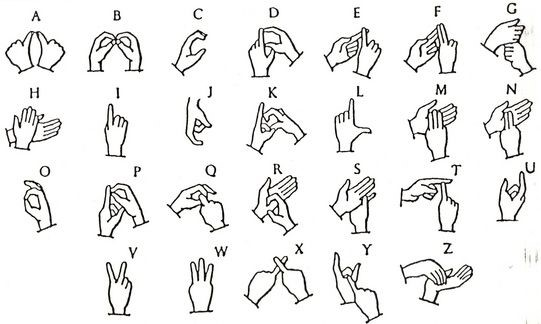
#> input picture Pictures/Signs.jpg, 541 x 324 px, given in place of the camera
$ python collect-data.py
#> lines starting #> are read from the running program, lines starting #| are printed output that depends on the picture; after the words box and inside, x2 and y2 are one past the last pixel; in counts of white or black regions, pixels touching at a corner belong together
import os
import string
import cv2

# Create the directory structure
if not os.path.exists("C:/Users/User/OneDrive/Desktop/Sign-Language-to-Text/data"):
    os.makedirs("C:/Users/User/OneDrive/Desktop/Sign-Language-to-Text/data")
if not os.path.exists("C:/Users/User/OneDrive/Desktop/Sign-Language-to-Text/data/train"):
    os.makedirs("C:/Users/User/OneDrive/Desktop/Sign-Language-to-Text/data/train")
if not os.path.exists("C:/Users/User/OneDrive/Desktop/Sign-Language-to-Text/data/test"):
    os.makedirs("C:/Users/User/OneDrive/Desktop/Sign-Language-to-Text/data/test")
for i in range(10):
    if not os.path.exists("C:/Users/User/OneDrive/Desktop/Sign-Language-to-Text/data/train/" + str(i)):
        os.makedirs("C:/Users/User/OneDrive/Desktop/Sign-Language-to-Text/data/train/" + str(i))
    if not os.path.exists("C:/Users/User/OneDrive/Desktop/Sign-Language-to-Text/data/test/" + str(i)):
        os.makedirs("C:/Users/User/OneDrive/Desktop/Sign-Language-to-Text/data/test/" + str(i))

for i in string.ascii_uppercase:
    if not os.path.exists("C:/Users/User/OneDrive/Desktop/Sign-Language-to-Text/data/train/" + i):
        os.makedirs("C:/Users/User/OneDrive/Desktop/Sign-Language-to-Text/data/train/" + i)
    if not os.path.exists("C:/Users/User/OneDrive/Desktop/Sign-Language-to-Text/data/test/" + i):
        os.makedirs("C:/Users/User/OneDrive/Desktop/Sign-Language-to-Text/data/test/" + i)

# Train or test
mode = 'train'
directory = 'C:/Users/User/OneDrive/Desktop/Sign-Language-to-Text/data/' + mode + '/'
minValue = 70

cap = cv2.VideoCapture(0)
interrupt = -1

while True:
    _, frame = cap.read()
#> frame is the input picture: shape (324, 541, 3); mean B, G, R 237.8, 238.4, 238.4
    # Simulating mirror image
    frame = cv2.flip(frame, 1)
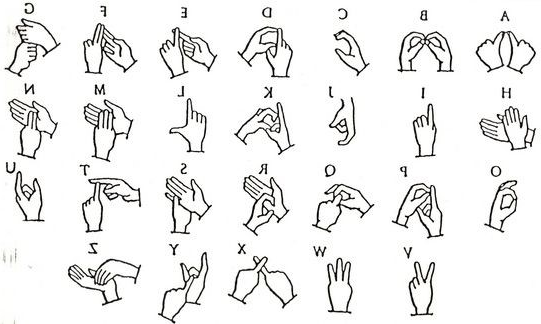
#> frame: shape (324, 541, 3); mean B, G, R 237.8, 238.4, 238.4

    # Getting count of existing images
    count = {
        '0': len(os.listdir(directory + "/0")),
        '1': len(os.listdir(directory + "/1")),
        '2': len(os.listdir(directory + "/2")),
        '3': len(os.listdir(directory + "/3")),
        '4': len(os.listdir(directory + "/4")),
        '5': len(os.listdir(directory + "/5")),
        '6': len(os.listdir(directory + "/6")),
        '7': len(os.listdir(directory + "/7")),
        '8': len(os.listdir(directory + "/8")),
        '9': len(os.listdir(directory + "/9")),
        'a': len(os.listdir(directory + "/A")),
        'b': len(os.listdir(directory + "/B")),
        'c': len(os.listdir(directory + "/C")),
        'd': len(os.listdir(directory + "/D")),
        'e': len(os.listdir(directory + "/E")),
        'f': len(os.listdir(directory + "/F")),
        'g': len(os.listdir(directory + "/G")),
        'h': len(os.listdir(directory + "/H")),
        'i': len(os.listdir(directory + "/I")),
        'j': len(os.listdir(directory + "/J")),
        'k': len(os.listdir(directory + "/K")),
        'l': len(os.listdir(directory + "/L")),
        'm': len(os.listdir(directory + "/M")),
        'n': len(os.listdir(directory + "/N")),
        'o': len(os.listdir(directory + "/O")),
        'p': len(os.listdir(directory + "/P")),
        'q': len(os.listdir(directory + "/Q")),
        'r': len(os.listdir(directory + "/R")),
        's': len(os.listdir(directory + "/S")),
        't': len(os.listdir(directory + "/T")),
        'u': len(os.listdir(directory + "/U")),
        'v': len(os.listdir(directory + "/V")),
        'w': len(os.listdir(directory + "/W")),
        'x': len(os.listdir(directory + "/X")),
        'y': len(os.listdir(directory + "/Y")),
        'z': len(os.listdir(directory + "/Z"))
    }

    # Printing the count in each set to the screen
    # cv2.putText(frame, "MODE : "+mode, (10, 50), cv2.FONT_HERSHEY_PLAIN, 1, (0,255,255), 1)
    # cv2.putText(frame, "IMAGE COUNT", (10, ), cv2.FONT_HERSHEY_PLAIN, 1, (0,255,255), 1)
    '''cv2.putText(frame, "0 : " + str(count['0']), (10, 70), cv2.FONT_HERSHEY_PLAIN, 1, (0, 255, 255), 1)
    cv2.putText(frame, "1 : " + str(count['1']), (10, 80), cv2.FONT_HERSHEY_PLAIN, 1, (0, 255, 255), 1)
    cv2.putText(frame, "2 : " + str(count['2']), (10, 90), cv2.FONT_HERSHEY_PLAIN, 1, (0, 255, 255), 1)
    cv2.putText(frame, "3 : " + str(count['3']), (10, 180), cv2.FONT_HERSHEY_PLAIN, 1, (0, 255, 255), 1)
    cv2.putText(frame, "4 : " + str(count['4']), (10, 200), cv2.FONT_HERSHEY_PLAIN, 1, (0, 255, 255), 1)
    cv2.putText(frame, "5 : " + str(count['5']), (10, 220), cv2.FONT_HERSHEY_PLAIN, 1, (0, 255, 255), 1)
    cv2.putText(frame, "6 : " + str(count['6']), (10, 230), cv2.FONT_HERSHEY_PLAIN, 1, (0, 255, 255), 1)
    cv2.putText(frame, "7 : " + str(count['7']), (10, 230), cv2.FONT_HERSHEY_PLAIN, 1, (0, 255, 255), 1)
    cv2.putText(frame, "8 : " + str(count['8']), (10, 230), cv2.FONT_HERSHEY_PLAIN, 1, (0, 255, 255), 1)
    cv2.putText(frame, "9 : " + str(count['9']), (10, 230), cv2.FONT_HERSHEY_PLAIN, 1, (0, 255, 255), 1)
    cv2.putText(frame, "a : " + str(count['a']), (10, 100), cv2.FONT_HERSHEY_PLAIN, 1, (0, 255, 255), 1)
    cv2.putText(frame, "b : " + str(count['b']), (10, 110), cv2.FONT_HERSHEY_PLAIN, 1, (0, 255, 255), 1)
    cv2.putText(frame, "c : " + str(count['c']), (10, 120), cv2.FONT_HERSHEY_PLAIN, 1, (0, 255, 255), 1)
    cv2.putText(frame, "d : " + str(count['d']), (10, 130), cv2.FONT_HERSHEY_PLAIN, 1, (0, 255, 255), 1)
    cv2.putText(frame, "e : " + str(count['e']), (10, 140), cv2.FONT_HERSHEY_PLAIN, 1, (0, 255, 255), 1)
    cv2.putText(frame, "f : " + str(count['f']), (10, 150), cv2.FONT_HERSHEY_PLAIN, 1, (0, 255, 255), 1)
    cv2.putText(frame, "g : " + str(count['g']), (10, 160), cv2.FONT_HERSHEY_PLAIN, 1, (0, 255, 255), 1)
    cv2.putText(frame, "h : " + str(count['h']), (10, 170), cv2.FONT_HERSHEY_PLAIN, 1, (0, 255, 255), 1)
    cv2.putText(frame, "i : " + str(count['i']), (10, 180), cv2.FONT_HERSHEY_PLAIN, 1, (0, 255, 255), 1)
    cv2.putText(frame, "k : " + str(count['k']), (10, 190), cv2.FONT_HERSHEY_PLAIN, 1, (0, 255, 255), 1)
    cv2.putText(frame, "l : " + str(count['l']), (10, 200), cv2.FONT_HERSHEY_PLAIN, 1, (0, 255, 255), 1)
    cv2.putText(frame, "m : " + str(count['m']), (10, 210), cv2.FONT_HERSHEY_PLAIN, 1, (0, 255, 255), 1)
    cv2.putText(frame, "n : " + str(count['n']), (10, 220), cv2.FONT_HERSHEY_PLAIN, 1, (0, 255, 255), 1)
    cv2.putText(frame, "o : " + str(count['o']), (10, 230), cv2.FONT_HERSHEY_PLAIN, 1, (0, 255, 255), 1)
    cv2.putText(frame, "p : " + str(count['p']), (10, 240), cv2.FONT_HERSHEY_PLAIN, 1, (0, 255, 255), 1)
    cv2.putText(frame, "q : " + str(count['q']), (10, 250), cv2.FONT_HERSHEY_PLAIN, 1, (0, 255, 255), 1)
    cv2.putText(frame, "r : " + str(count['r']), (10, 260), cv2.FONT_HERSHEY_PLAIN, 1, (0, 255, 255), 1)
    cv2.putText(frame, "s : " + str(count['s']), (10, 270), cv2.FONT_HERSHEY_PLAIN, 1, (0, 255, 255), 1)
    cv2.putText(frame, "t : " + str(count['t']), (10, 280), cv2.FONT_HERSHEY_PLAIN, 1, (0, 255, 255), 1)
    cv2.putText(frame, "u : " + str(count['u']), (10, 290), cv2.FONT_HERSHEY_PLAIN, 1, (0, 255, 255), 1)
    cv2.putText(frame, "v : " + str(count['v']), (10, 300), cv2.FONT_HERSHEY_PLAIN, 1, (0, 255, 255), 1)
    cv2.putText(frame, "w : " + str(count['w']), (10, 310), cv2.FONT_HERSHEY_PLAIN, 1, (0, 255, 255), 1)
    cv2.putText(frame, "x : " + str(count['x']), (10, 320), cv2.FONT_HERSHEY_PLAIN, 1, (0, 255, 255), 1)
    cv2.putText(frame, "y : " + str(count['y']), (10, 330), cv2.FONT_HERSHEY_PLAIN, 1, (0, 255, 255), 1)
    cv2.putText(frame, "z : " + str(count['z']), (10, 340), cv2.FONT_HERSHEY_PLAIN, 1, (0, 255, 255), 1)'''
    # Coordinates of the ROI
    x1 = int(0.5 * frame.shape[1])
#> x1 = 270
    y1 = 10
    x2 = frame.shape[1] - 10
#> x2 = 531
    y2 = int(0.5 * frame.shape[1])
#> y2 = 270
    # Drawing the ROI
    # The increment/decrement by 1 is to compensate for the bounding box
    cv2.rectangle(frame, (220 - 1, 9), (620 + 1, 419), (255, 0, 0), 1)
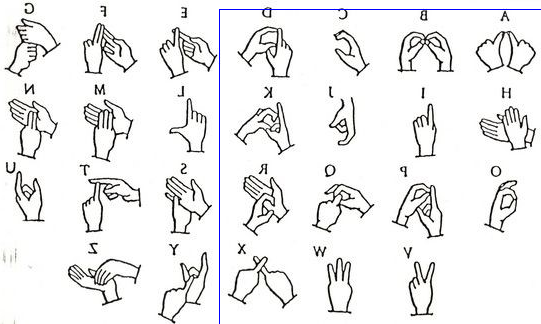
#> frame: shape (324, 541, 3); 0.36% of pixels changed, all inside (x1, y1, x2, y2) = (219, 9, 541, 324)
    # Extracting the ROI
    roi = frame[10:410, 220:520]
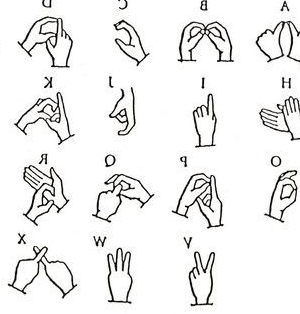
#> roi: shape (314, 300, 3); mean B, G, R 238.2, 238.7, 238.8
    #    roi = cv2.resize(roi, (64, 64))

    cv2.imshow("Frame", frame)
    gray = cv2.cvtColor(roi, cv2.COLOR_BGR2GRAY)

    blur = cv2.GaussianBlur(gray, (5, 5), 2)
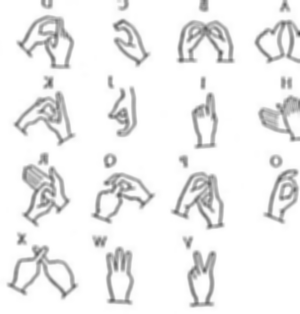
#> blur: shape (314, 300); min 75, max 255, mean 238.7
    # #blur = cv2.bilateralFilter(roi,9,75,75)

    th3 = cv2.adaptiveThreshold(blur, 255, cv2.ADAPTIVE_THRESH_GAUSSIAN_C, cv2.THRESH_BINARY_INV, 11, 2)
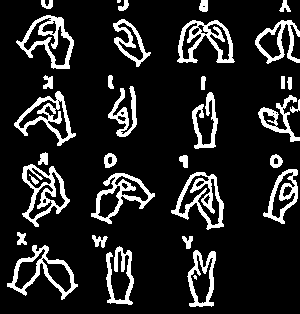
#> th3: shape (314, 300); 14.1% white; 35 white regions (2 under 20 px), largest, box (x1, y1, x2, y2) and area: (171, 172, 224, 230) 1052, (22, 164, 70, 227) 1011, (177, 20, 235, 63) 1010
    ret, test_image = cv2.threshold(th3, minValue, 255, cv2.THRESH_BINARY_INV + cv2.THRESH_OTSU)
#> ret = 0
    # time.sleep(5)
    # cv2.imwrite("/home/rc/Downloads/soe/im1.jpg", roi)
    # test_image = func("/home/rc/Downloads/soe/im1.jpg")

    test_image = cv2.resize(test_image, (600, 400))
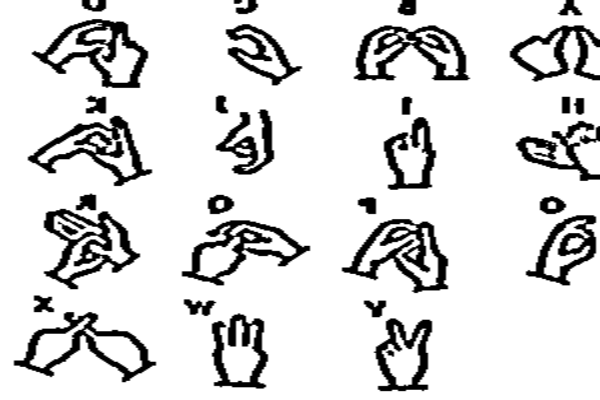
#> test_image: shape (400, 600); min 0, max 255, mean 219
    cv2.imshow("test", test_image)

    # [18 lines of commented-out code are left out]
    interrupt = cv2.waitKey(10)
#> (key e is pressed here)
    if interrupt & 0xFF == 27:  # esc key
        break
    if interrupt & 0xFF == ord('0'):
        cv2.imwrite(directory + '0/' + str(count['0']) + '.jpg', roi)
    if interrupt & 0xFF == ord('1'):
        cv2.imwrite(directory + '1/' + str(count['1']) + '.jpg', roi)
    if interrupt & 0xFF == ord('2'):
        cv2.imwrite(directory + '2/' + str(count['2']) + '.jpg', roi)
    if interrupt & 0xFF == ord('3'):
        cv2.imwrite(directory + '3/' + str(count['3']) + '.jpg', roi)
    if interrupt & 0xFF == ord('4'):
        cv2.imwrite(directory + '4/' + str(count['4']) + '.jpg', roi)
    if interrupt & 0xFF == ord('5'):
        cv2.imwrite(directory + '5/' + str(count['5']) + '.jpg', roi)
    if interrupt & 0xFF == ord('6'):
        cv2.imwrite(directory + '6/' + str(count['6']) + '.jpg', roi)
    if interrupt & 0xFF == ord('7'):
        cv2.imwrite(directory + '7/' + str(count['7']) + '.jpg', roi)
    if interrupt & 0xFF == ord('8'):
        cv2.imwrite(directory + '8/' + str(count['8']) + '.jpg', roi)
    if interrupt & 0xFF == ord('9'):
        cv2.imwrite(directory + '9/' + str(count['9']) + '.jpg', roi)
    if interrupt & 0xFF == ord('a'):
        cv2.imwrite(directory + 'A/' + str(count['a']) + '.jpg', roi)
    if interrupt & 0xFF == ord('b'):
        cv2.imwrite(directory + 'B/' + str(count['b']) + '.jpg', roi)
    if interrupt & 0xFF == ord('c'):
        cv2.imwrite(directory + 'C/' + str(count['c']) + '.jpg', roi)
    if interrupt & 0xFF == ord('d'):
        cv2.imwrite(directory + 'D/' + str(count['d']) + '.jpg', roi)
    if interrupt & 0xFF == ord('e'):
        cv2.imwrite(directory + 'E/' + str(count['e']) + '.jpg', roi)
    if interrupt & 0xFF == ord('f'):
        cv2.imwrite(directory + 'F/' + str(count['f']) + '.jpg', roi)
    if interrupt & 0xFF == ord('g'):
        cv2.imwrite(directory + 'G/' + str(count['g']) + '.jpg', roi)
    if interrupt & 0xFF == ord('h'):
        cv2.imwrite(directory + 'H/' + str(count['h']) + '.jpg', roi)
    if interrupt & 0xFF == ord('i'):
        cv2.imwrite(directory + 'I/' + str(count['i']) + '.jpg', roi)
    if interrupt & 0xFF == ord('j'):
        cv2.imwrite(directory + 'J/' + str(count['j']) + '.jpg', roi)
    if interrupt & 0xFF == ord('k'):
        cv2.imwrite(directory + 'K/' + str(count['k']) + '.jpg', roi)
    if interrupt & 0xFF == ord('l'):
        cv2.imwrite(directory + 'L/' + str(count['l']) + '.jpg', roi)
    if interrupt & 0xFF == ord('m'):
        cv2.imwrite(directory + 'M/' + str(count['m']) + '.jpg', roi)
    if interrupt & 0xFF == ord('n'):
        cv2.imwrite(directory + 'N/' + str(count['n']) + '.jpg', roi)
    if interrupt & 0xFF == ord('o'):
        cv2.imwrite(directory + 'O/' + str(count['o']) + '.jpg', roi)
    if interrupt & 0xFF == ord('p'):
        cv2.imwrite(directory + 'P/' + str(count['p']) + '.jpg', roi)
    if interrupt & 0xFF == ord('q'):
        cv2.imwrite(directory + 'Q/' + str(count['q']) + '.jpg', roi)
    if interrupt & 0xFF == ord('r'):
        cv2.imwrite(directory + 'R/' + str(count['r']) + '.jpg', roi)
    if interrupt & 0xFF == ord('s'):
        cv2.imwrite(directory + 'S/' + str(count['s']) + '.jpg', roi)
    if interrupt & 0xFF == ord('t'):
        cv2.imwrite(directory + 'T/' + str(count['t']) + '.jpg', roi)
    if interrupt & 0xFF == ord('u'):
        cv2.imwrite(directory + 'U/' + str(count['u']) + '.jpg', roi)
    if interrupt & 0xFF == ord('v'):
        cv2.imwrite(directory + 'V/' + str(count['v']) + '.jpg', roi)
    if interrupt & 0xFF == ord('w'):
        cv2.imwrite(directory + 'W/' + str(count['w']) + '.jpg', roi)
    if interrupt & 0xFF == ord('x'):
        cv2.imwrite(directory + 'X/' + str(count['x']) + '.jpg', roi)
    if interrupt & 0xFF == ord('y'):
        cv2.imwrite(directory + 'Y/' + str(count['y']) + '.jpg', roi)
    if interrupt & 0xFF == ord('z'):
        cv2.imwrite(directory + 'Z/' + str(count['z']) + '.jpg', roi)

cap.release()
cv2.destroyAllWindows()

$ run again, on Pictures/CNN.png
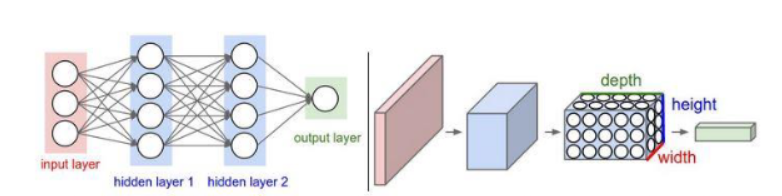
#> input picture Pictures/CNN.png, 782 x 196 px, given in place of the camera
#> frame is the input picture: shape (196, 782, 3); mean B, G, R 236.9, 234.8, 235.2
#> `th3 = cv2.adaptiveThreshold(blur, 255, cv2.ADAPTIVE_THRESH_GAUSSIAN_C,..`:
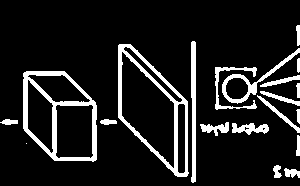
#> th3: shape (186, 300); 11.9% white; 20 white regions (1 under 20 px), largest, box (x1, y1, x2, y2) and area: (23, 71, 97, 162) 1748, (118, 44, 189, 177) 1742, (191, 41, 196, 183) 626
#> ret = 0
#> `test_image = cv2.resize(test_image, (600, 400))`:
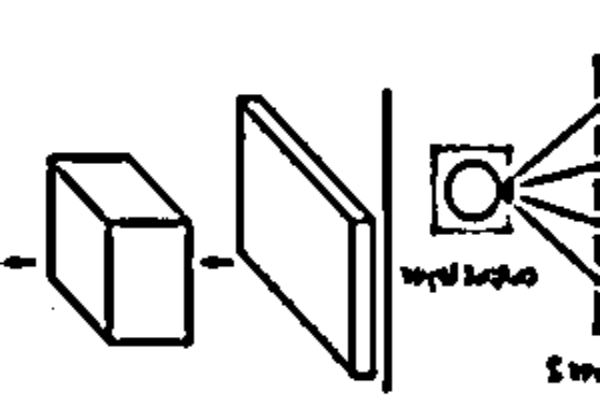
#> test_image: shape (400, 600); min 0, max 255, mean 224.5

$ run again, on Pictures/Pattern Recognition.png
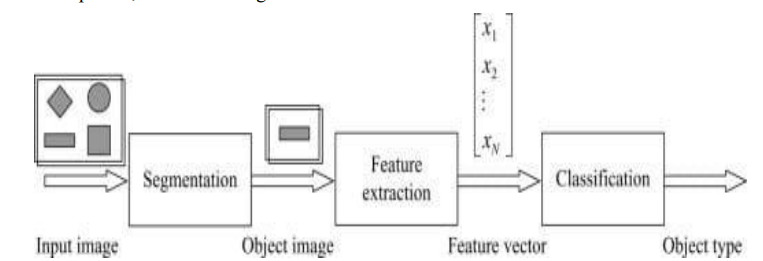
#> input picture Pictures/Pattern Recognition.png, 763 x 261 px, given in place of the camera
#> frame is the input picture: shape (261, 763, 3); mean B, G, R 243.3, 243.3, 243.3
#> `th3 = cv2.adaptiveThreshold(blur, 255, cv2.ADAPTIVE_THRESH_GAUSSIAN_C,..`:
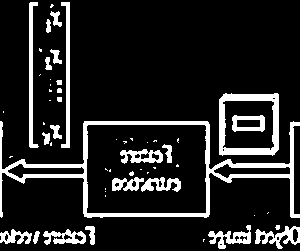
#> th3: shape (251, 300); 13.6% white; 55 white regions (30 under 20 px), largest, box (x1, y1, x2, y2) and area: (0, 121, 300, 218) 3815, (219, 93, 279, 156) 1386, (61, 2, 70, 148) 624
#> ret = 0
#> `test_image = cv2.resize(test_image, (600, 400))`:
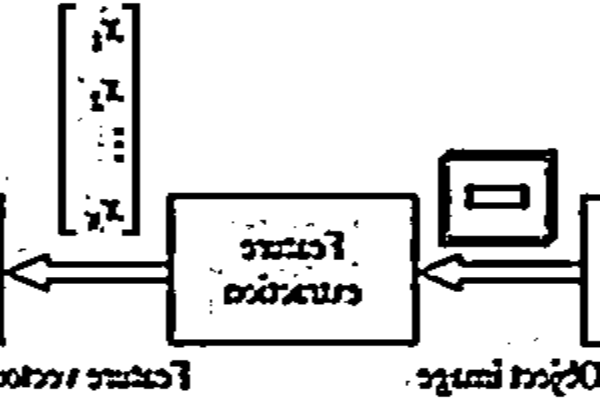
#> test_image: shape (400, 600); min 0, max 255, mean 220.3
